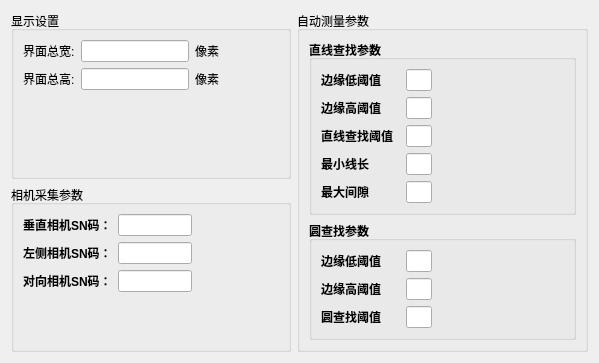
      <widget class="QWidget" name="tabSettings">
       <attribute name="title">
        <string>参数设置</string>
       </attribute>
       <layout class="QGridLayout" name="gridLayout_settings">
        <item row="0" column="0">
         <layout class="QGridLayout" name="gridLayout_settingsMain">
          <item row="0" column="0">
           <widget class="QGroupBox" name="groupBoxDisplaySettings">
            <property name="title">
             <string>显示设置</string>
            </property>
            <layout class="QGridLayout" name="gridLayout_display">
             <item row="1" column="0">
              <layout class="QHBoxLayout" name="horizontalLayout_uiWidth" stretch="2,0,1,3">
               <item>
                <widget class="QLabel" name="labelUIWidth">
                 <property name="text">
                  <string>界面总宽:</string>
                 </property>
                 <property name="alignment">
                  <set>Qt::AlignmentFlag::AlignLeading|Qt::AlignmentFlag::AlignLeft|Qt::AlignmentFlag::AlignVCenter</set>
                 </property>
                </widget>
               </item>
               <item>
                <widget class="QLineEdit" name="ledUIWidth"/>
               </item>
               <item>
                <widget class="QLabel" name="labelUIWidthUnit">
                 <property name="text">
                  <string>像素</string>
                 </property>
                 <property name="alignment">
                  <set>Qt::AlignmentFlag::AlignCenter</set>
                 </property>
                </widget>
               </item>
               <item>
                <spacer name="horizontalSpacer_uiWidth">
                 <property name="orientation">
                  <enum>Qt::Orientation::Horizontal</enum>
                 </property>
                 <property name="sizeHint" stdset="0">
                  <size>
                   <width>40</width>
                   <height>20</height>
                  </size>
                 </property>
                </spacer>
               </item>
              </layout>
             </item>
             <item row="2" column="0">
              <layout class="QHBoxLayout" name="horizontalLayout_uiHeight" stretch="2,0,1,3">
               <item>
                <widget class="QLabel" name="labelUIHeight">
                 <property name="text">
                  <string>界面总高:</string>
                 </property>
                 <property name="alignment">
                  <set>Qt::AlignmentFlag::AlignLeading|Qt::AlignmentFlag::AlignLeft|Qt::AlignmentFlag::AlignVCenter</set>
                 </property>
                </widget>
               </item>
               <item>
                <widget class="QLineEdit" name="ledUIHeight"/>
               </item>
               <item>
                <widget class="QLabel" name="labelUIHeightUnit">
                 <property name="text">
                  <string>像素</string>
                 </property>
                 <property name="alignment">
                  <set>Qt::AlignmentFlag::AlignCenter</set>
                 </property>
                </widget>
               </item>
               <item>
                <spacer name="horizontalSpacer_uiHeight">
                 <property name="orientation">
                  <enum>Qt::Orientation::Horizontal</enum>
                 </property>
                 <property name="sizeHint" stdset="0">
                  <size>
                   <width>40</width>
                   <height>20</height>
                  </size>
                 </property>
                </spacer>
               </item>
              </layout>
             </item>
             <item row="3" column="0">
              <spacer name="verticalSpacer_display">
               <property name="orientation">
                <enum>Qt::Orientation::Vertical</enum>
               </property>
               <property name="sizeHint" stdset="0">
                <size>
                 <width>20</width>
                 <height>40</height>
                </size>
               </property>
              </spacer>
             </item>
            </layout>
           </widget>
          </item>
         </layout>
        </item>
        <item row="1" column="0">
         <widget class="QGroupBox" name="groupBoxCameraSettings">
          <property name="title">
           <string>相机采集参数</string>
          </property>
          <layout class="QGridLayout" name="gridLayout_camera">
           <item row="0" column="0">
            <layout class="QHBoxLayout" name="horizontalLayout_verCamSN" stretch="4,4,4,0">
             <item>
              <widget class="QLabel" name="labelVerCamSN">
               <property name="font">
                <font>
                 <pointsize>9</pointsize>
                 <bold>true</bold>
                </font>
               </property>
               <property name="text">
                <string>垂直相机SN码：</string>
               </property>
               <property name="alignment">
                <set>Qt::AlignmentFlag::AlignLeading|Qt::AlignmentFlag::AlignLeft|Qt::AlignmentFlag::AlignVCenter</set>
               </property>
              </widget>
             </item>
             <item>
              <widget class="QLineEdit" name="ledVerCamSN"/>
             </item>
             <item>
              <spacer name="horizontalSpacer_verCamSN">
               <property name="orientation">
                <enum>Qt::Orientation::Horizontal</enum>
               </property>
               <property name="sizeHint" stdset="0">
                <size>
                 <width>40</width>
                 <height>20</height>
                </size>
               </property>
              </spacer>
             </item>
             <item>
              <widget class="QLabel" name="labelVerCamSNStatus">
               <property name="font">
                <font>
                 <family>Times New Roman</family>
                 <pointsize>9</pointsize>
                 <bold>true</bold>
                </font>
               </property>
               <property name="text">
                <string/>
               </property>
              </widget>
             </item>
            </layout>
           </item>
           <item row="1" column="0">
            <layout class="QHBoxLayout" name="horizontalLayout_leftCamSN" stretch="4,4,4,0">
             <item>
              <widget class="QLabel" name="labelLeftCamSN">
               <property name="font">
                <font>
                 <pointsize>9</pointsize>
                 <bold>true</bold>
                </font>
               </property>
               <property name="text">
                <string>左侧相机SN码：</string>
               </property>
               <property name="alignment">
                <set>Qt::AlignmentFlag::AlignLeading|Qt::AlignmentFlag::AlignLeft|Qt::AlignmentFlag::AlignVCenter</set>
               </property>
              </widget>
             </item>
             <item>
              <widget class="QLineEdit" name="ledLeftCamSN"/>
             </item>
             <item>
              <spacer name="horizontalSpacer_leftCamSN">
               <property name="orientation">
                <enum>Qt::Orientation::Horizontal</enum>
               </property>
               <property name="sizeHint" stdset="0">
                <size>
                 <width>40</width>
                 <height>20</height>
                </size>
               </property>
              </spacer>
             </item>
             <item>
              <widget class="QLabel" name="labelLeftCamSNStatus">
               <property name="font">
                <font>
                 <family>Times New Roman</family>
                 <pointsize>9</pointsize>
                 <bold>true</bold>
                </font>
               </property>
               <property name="text">
                <string/>
               </property>
              </widget>
             </item>
            </layout>
           </item>
           <item row="2" column="0">
            <layout class="QHBoxLayout" name="horizontalLayout_frontCamSN" stretch="4,4,4,0">
             <item>
              <widget class="QLabel" name="labelFrontCamSN">
               <property name="font">
                <font>
                 <pointsize>9</pointsize>
                 <bold>true</bold>
                </font>
               </property>
               <property name="text">
                <string>对向相机SN码：</string>
               </property>
               <property name="alignment">
                <set>Qt::AlignmentFlag::AlignLeading|Qt::AlignmentFlag::AlignLeft|Qt::AlignmentFlag::AlignVCenter</set>
               </property>
              </widget>
             </item>
             <item>
              <widget class="QLineEdit" name="ledFrontCamSN"/>
             </item>
             <item>
              <spacer name="horizontalSpacer_frontCamSN">
               <property name="orientation">
                <enum>Qt::Orientation::Horizontal</enum>
               </property>
               <property name="sizeHint" stdset="0">
                <size>
                 <width>40</width>
                 <height>20</height>
                </size>
               </property>
              </spacer>
             </item>
             <item>
              <widget class="QLabel" name="labelFrontCamSNStatus">
               <property name="font">
                <font>
                 <family>Times New Roman</family>
                 <pointsize>9</pointsize>
                 <bold>true</bold>
                </font>
               </property>
               <property name="text">
                <string/>
               </property>
              </widget>
             </item>
            </layout>
           </item>
           <item row="3" column="0">
            <spacer name="verticalSpacer_camera">
             <property name="orientation">
              <enum>Qt::Orientation::Vertical</enum>
             </property>
             <property name="sizeHint" stdset="0">
              <size>
               <width>20</width>
               <height>40</height>
              </size>
             </property>
            </spacer>
           </item>
          </layout>
         </widget>
        </item>
        <item row="0" column="1" rowspan="2">
         <widget class="QGroupBox" name="groupBoxAutoMeasureSettings">
          <property name="title">
           <string>自动测量参数</string>
          </property>
          <layout class="QGridLayout" name="gridLayout_autoMeasure">
           <item row="0" column="0">
            <widget class="QGroupBox" name="groupBoxLineDetection">
             <property name="font">
              <font>
               <pointsize>9</pointsize>
               <bold>true</bold>
              </font>
             </property>
             <property name="title">
              <string>直线查找参数</string>
             </property>
             <layout class="QVBoxLayout" name="verticalLayout_lineDetection">
              <item>
               <layout class="QHBoxLayout" name="horizontalLayout_cannyLineLow" stretch="3,1,5">
                <item>
                 <widget class="QLabel" name="labelCannyLineLow">
                  <property name="font">
                   <font>
                    <pointsize>9</pointsize>
                    <bold>true</bold>
                   </font>
                  </property>
                  <property name="text">
                   <string>边缘低阈值</string>
                  </property>
                  <property name="alignment">
                   <set>Qt::AlignmentFlag::AlignLeading|Qt::AlignmentFlag::AlignLeft|Qt::AlignmentFlag::AlignVCenter</set>
                  </property>
                 </widget>
                </item>
                <item>
                 <widget class="QLineEdit" name="ledCannyLineLow">
                  <property name="font">
                   <font>
                    <pointsize>9</pointsize>
                    <bold>true</bold>
                   </font>
                  </property>
                 </widget>
                </item>
                <item>
                 <spacer name="horizontalSpacer_cannyLineLow">
                  <property name="orientation">
                   <enum>Qt::Orientation::Horizontal</enum>
                  </property>
                  <property name="sizeHint" stdset="0">
                   <size>
                    <width>40</width>
                    <height>20</height>
                   </size>
                  </property>
                 </spacer>
                </item>
               </layout>
              </item>
              <item>
               <layout class="QHBoxLayout" name="horizontalLayout_cannyLineHigh" stretch="3,1,5">
                <item>
                 <widget class="QLabel" name="labelCannyLineHigh">
                  <property name="font">
                   <font>
                    <pointsize>9</pointsize>
                    <bold>true</bold>
                   </font>
                  </property>
                  <property name="text">
                   <string>边缘高阈值</string>
                  </property>
                  <property name="alignment">
                   <set>Qt::AlignmentFlag::AlignLeading|Qt::AlignmentFlag::AlignLeft|Qt::AlignmentFlag::AlignVCenter</set>
                  </property>
                 </widget>
                </item>
                <item>
                 <widget class="QLineEdit" name="ledCannyLineHigh">
                  <property name="font">
                   <font>
                    <pointsize>9</pointsize>
                    <bold>true</bold>
                   </font>
                  </property>
                 </widget>
                </item>
                <item>
                 <spacer name="horizontalSpacer_cannyLineHigh">
                  <property name="orientation">
                   <enum>Qt::Orientation::Horizontal</enum>
                  </property>
                  <property name="sizeHint" stdset="0">
                   <size>
                    <width>40</width>
                    <height>20</height>
                   </size>
                  </property>
                 </spacer>
                </item>
               </layout>
              </item>
              <item>
               <layout class="QHBoxLayout" name="horizontalLayout_lineDetThreshold" stretch="3,1,5">
                <item>
                 <widget class="QLabel" name="labelLineDetThreshold">
                  <property name="font">
                   <font>
                    <pointsize>9</pointsize>
                    <bold>true</bold>
                   </font>
                  </property>
                  <property name="text">
                   <string>直线查找阈值</string>
                  </property>
                  <property name="alignment">
                   <set>Qt::AlignmentFlag::AlignLeading|Qt::AlignmentFlag::AlignLeft|Qt::AlignmentFlag::AlignVCenter</set>
                  </property>
                 </widget>
                </item>
                <item>
                 <widget class="QLineEdit" name="ledLineDetThreshold">
                  <property name="font">
                   <font>
                    <pointsize>9</pointsize>
                    <bold>true</bold>
                   </font>
                  </property>
                 </widget>
                </item>
                <item>
                 <spacer name="horizontalSpacer_lineDetThreshold">
                  <property name="orientation">
                   <enum>Qt::Orientation::Horizontal</enum>
                  </property>
                  <property name="sizeHint" stdset="0">
                   <size>
                    <width>40</width>
                    <height>20</height>
                   </size>
                  </property>
                 </spacer>
                </item>
               </layout>
              </item>
              <item>
               <layout class="QHBoxLayout" name="horizontalLayout_lineDetMinLength" stretch="3,1,5">
                <item>
                 <widget class="QLabel" name="labelLineDetMinLength">
                  <property name="font">
                   <font>
                    <pointsize>9</pointsize>
                    <bold>true</bold>
                   </font>
                  </property>
                  <property name="text">
                   <string>最小线长</string>
                  </property>
                  <property name="alignment">
                   <set>Qt::AlignmentFlag::AlignLeading|Qt::AlignmentFlag::AlignLeft|Qt::AlignmentFlag::AlignVCenter</set>
                  </property>
                 </widget>
                </item>
                <item>
                 <widget class="QLineEdit" name="ledLineDetMinLength">
                  <property name="font">
                   <font>
                    <pointsize>9</pointsize>
                    <bold>true</bold>
                   </font>
                  </property>
                 </widget>
                </item>
                <item>
                 <spacer name="horizontalSpacer_lineDetMinLength">
                  <property name="orientation">
                   <enum>Qt::Orientation::Horizontal</enum>
                  </property>
                  <property name="sizeHint" stdset="0">
                   <size>
                    <width>40</width>
                    <height>20</height>
                   </size>
                  </property>
                 </spacer>
                </item>
               </layout>
              </item>
              <item>
               <layout class="QHBoxLayout" name="horizontalLayout_lineDetMaxGap" stretch="3,1,5">
                <item>
                 <widget class="QLabel" name="labelLineDetMaxGap">
                  <property name="font">
                   <font>
                    <pointsize>9</pointsize>
                    <bold>true</bold>
                   </font>
                  </property>
                  <property name="text">
                   <string>最大间隙</string>
                  </property>
                  <property name="alignment">
                   <set>Qt::AlignmentFlag::AlignLeading|Qt::AlignmentFlag::AlignLeft|Qt::AlignmentFlag::AlignVCenter</set>
                  </property>
                 </widget>
                </item>
                <item>
                 <widget class="QLineEdit" name="ledLineDetMaxGap">
                  <property name="font">
                   <font>
                    <pointsize>9</pointsize>
                    <bold>true</bold>
                   </font>
                  </property>
                 </widget>
                </item>
                <item>
                 <spacer name="horizontalSpacer_lineDetMaxGap">
                  <property name="orientation">
                   <enum>Qt::Orientation::Horizontal</enum>
                  </property>
                  <property name="sizeHint" stdset="0">
                   <size>
                    <width>40</width>
                    <height>20</height>
                   </size>
                  </property>
                 </spacer>
                </item>
               </layout>
              </item>
             </layout>
            </widget>
           </item>
           <item row="1" column="0">
            <widget class="QGroupBox" name="groupBoxCircleDetection">
             <property name="font">
              <font>
               <pointsize>9</pointsize>
               <bold>true</bold>
              </font>
             </property>
             <property name="title">
              <string>圆查找参数</string>
             </property>
             <layout class="QVBoxLayout" name="verticalLayout_circleDetection">
              <item>
               <layout class="QHBoxLayout" name="horizontalLayout_cannyCircleLow" stretch="3,1,5">
                <item>
                 <widget class="QLabel" name="labelCannyCircleLow">
                  <property name="font">
                   <font>
                    <pointsize>9</pointsize>
                    <bold>true</bold>
                   </font>
                  </property>
                  <property name="text">
                   <string>边缘低阈值</string>
                  </property>
                  <property name="alignment">
                   <set>Qt::AlignmentFlag::AlignLeading|Qt::AlignmentFlag::AlignLeft|Qt::AlignmentFlag::AlignVCenter</set>
                  </property>
                 </widget>
                </item>
                <item>
                 <widget class="QLineEdit" name="ledCannyCircleLow">
                  <property name="font">
                   <font>
                    <pointsize>9</pointsize>
                    <bold>true</bold>
                   </font>
                  </property>
                 </widget>
                </item>
                <item>
                 <spacer name="horizontalSpacer_cannyCircleLow">
                  <property name="orientation">
                   <enum>Qt::Orientation::Horizontal</enum>
                  </property>
                  <property name="sizeHint" stdset="0">
                   <size>
                    <width>40</width>
                    <height>20</height>
                   </size>
                  </property>
                 </spacer>
                </item>
               </layout>
              </item>
              <item>
               <layout class="QHBoxLayout" name="horizontalLayout_cannyCircleHigh" stretch="3,1,5">
                <item>
                 <widget class="QLabel" name="labelCannyCircleHigh">
                  <property name="font">
                   <font>
                    <pointsize>9</pointsize>
                    <bold>true</bold>
                   </font>
                  </property>
                  <property name="text">
                   <string>边缘高阈值</string>
                  </property>
                  <property name="alignment">
                   <set>Qt::AlignmentFlag::AlignLeading|Qt::AlignmentFlag::AlignLeft|Qt::AlignmentFlag::AlignVCenter</set>
                  </property>
                 </widget>
                </item>
                <item>
                 <widget class="QLineEdit" name="ledCannyCircleHigh">
                  <property name="font">
                   <font>
                    <pointsize>9</pointsize>
                    <bold>true</bold>
                   </font>
                  </property>
                 </widget>
                </item>
                <item>
                 <spacer name="horizontalSpacer_cannyCircleHigh">
                  <property name="orientation">
                   <enum>Qt::Orientation::Horizontal</enum>
                  </property>
                  <property name="sizeHint" stdset="0">
                   <size>
                    <width>40</width>
                    <height>20</height>
                   </size>
                  </property>
                 </spacer>
                </item>
               </layout>
              </item>
              <item>
               <layout class="QHBoxLayout" name="horizontalLayout_circleDetParam2" stretch="3,1,5">
                <item>
                 <widget class="QLabel" name="labelCircleDetParam2">
                  <property name="font">
                   <font>
                    <pointsize>9</pointsize>
                    <bold>true</bold>
                   </font>
                  </property>
                  <property name="text">
                   <string>圆查找阈值</string>
                  </property>
                  <property name="alignment">
                   <set>Qt::AlignmentFlag::AlignLeading|Qt::AlignmentFlag::AlignLeft|Qt::AlignmentFlag::AlignVCenter</set>
                  </property>
                 </widget>
                </item>
                <item>
                 <widget class="QLineEdit" name="ledCircleDetParam2">
                  <property name="font">
                   <font>
                    <pointsize>9</pointsize>
                    <bold>true</bold>
                   </font>
                  </property>
                 </widget>
                </item>
                <item>
                 <spacer name="horizontalSpacer_circleDetParam2">
                  <property name="orientation">
                   <enum>Qt::Orientation::Horizontal</enum>
                  </property>
                  <property name="sizeHint" stdset="0">
                   <size>
                    <width>40</width>
                    <height>20</height>
                   </size>
                  </property>
                 </spacer>
                </item>
               </layout>
              </item>
             </layout>
            </widget>
           </item>
          </layout>
         </widget>
        </item>
       </layout>
      </widget>
